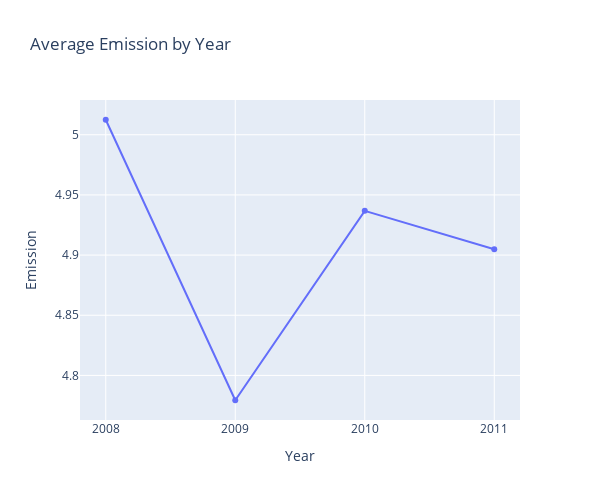

Write notebook code for a chart like this one.
### Code cell
# Plot Average Emission by Year
# Create the trace for the plot
trace1 = go.Scatter(
    x=mean_emission_year['Year'], 
    y=mean_emission_year['Emission'], 
    mode='lines+markers',
    name='Emission' 
)

# Define the layout for the plot
layout = go.Layout(
    title='Average Emission by Year', 
    xaxis=dict(
        title='Year', 
        dtick=1.0,
        showgrid=True  
    ),
    yaxis=dict(
        title='Emission',  
        showgrid=True  
    ),
    height=500, 
    width=600
)

# Create the figure with the trace and layout
fig = go.Figure(data=[trace1], layout=layout)

# Display the plot
iplot(fig)

### Figure 1 — Plotly figure (JSON) as saved in the notebook; plotly's stock layout.template omitted (floating-point values rounded to 4 significant figures)
{"data": [{"mode": "lines+markers", "name": "Emission", "type": "scatter", "x": [2008, 2009, 2010, 2011], "y": [5.012, 4.779, 4.937, 4.905]}], "layout": {"height": 500, "title": {"text": "Average Emission by Year"}, "width": 600, "xaxis": {"dtick": 1, "showgrid": true, "title": {"text": "Year"}}, "yaxis": {"showgrid": true, "title": {"text": "Emission"}}}}
